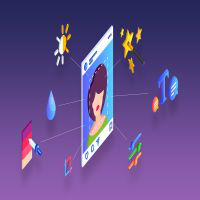
#> input picture ImageEditing.png, 200 x 200 px
$ python -i ColouredImageToGreyScaleImage.py   (imports and definitions only)
#> lines starting #> are read from the running program, lines starting #| are printed output that depends on the picture
import cv2    #openCV use as cv2 in python
import easygui #to open the filebox
import numpy as np #to store image
import imageio #to read image stored at particular path

import sys
import matplotlib.pyplot as plt
import os
import tkinter as tk
from tkinter import filedialog
from tkinter import *
from PIL import ImageTk, Image

# [4 lines not run here, left out]
# [1 line that did not run here, left out]

def upload():
    #ImagePath=easygui.fileopenbox()
    ImagePath = filedialog.askopenfilename()
    grey(ImagePath)

def grey(ImagePath):
    # read the image
#> called with ImagePath = 'ImageEditing.png'
    originalmage = cv2.imread(ImagePath)
#> originalmage is the input picture: shape (200, 200, 3); mean B, G, R 139.8, 78.3, 99.9
    originalmage = cv2.cvtColor(originalmage, cv2.COLOR_BGR2RGB)
    #print(image)  # image is stored in form of numbers

    # confirm that image is chosen
    if originalmage is None:
        print("Can not find any image. Choose appropriate file")
        sys.exit()

    ReSized1 = cv2.resize(originalmage, (500, 540))
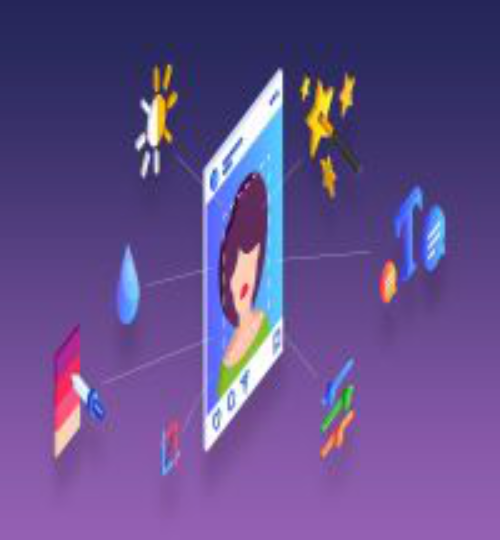
#> ReSized1: shape (540, 500, 3); mean R, G, B 99.8, 78.2, 139.7
    #plt.imshow(ReSized1, cmap='gray')


    #converting an image to grayscale
    grayScaleImage= cv2.cvtColor(originalmage, cv2.COLOR_BGR2GRAY)
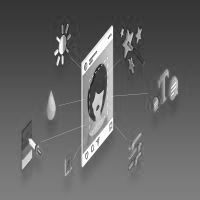
#> grayScaleImage: shape (200, 200); min 16, max 255, mean 99.2
    ReSized2 = cv2.resize(grayScaleImage, (500, 540))
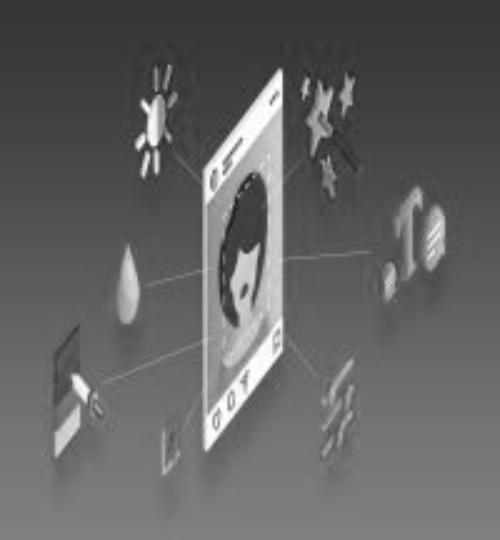
#> ReSized2: shape (540, 500); min 23, max 255, mean 99.1
    #plt.imshow(ReSized2, cmap='gray')
    images=[ReSized1, ReSized2]
    fig, axes = plt.subplots(2,1, figsize=(10,10), subplot_kw={'xticks':[], 'yticks':[]}, gridspec_kw=dict(hspace=0.1, wspace=0.1))
    for i, ax in enumerate(axes.flat):
        ax.imshow(images[i], cmap='gray')

#> (the run stopped early here; a loop or call above may not have finished)
